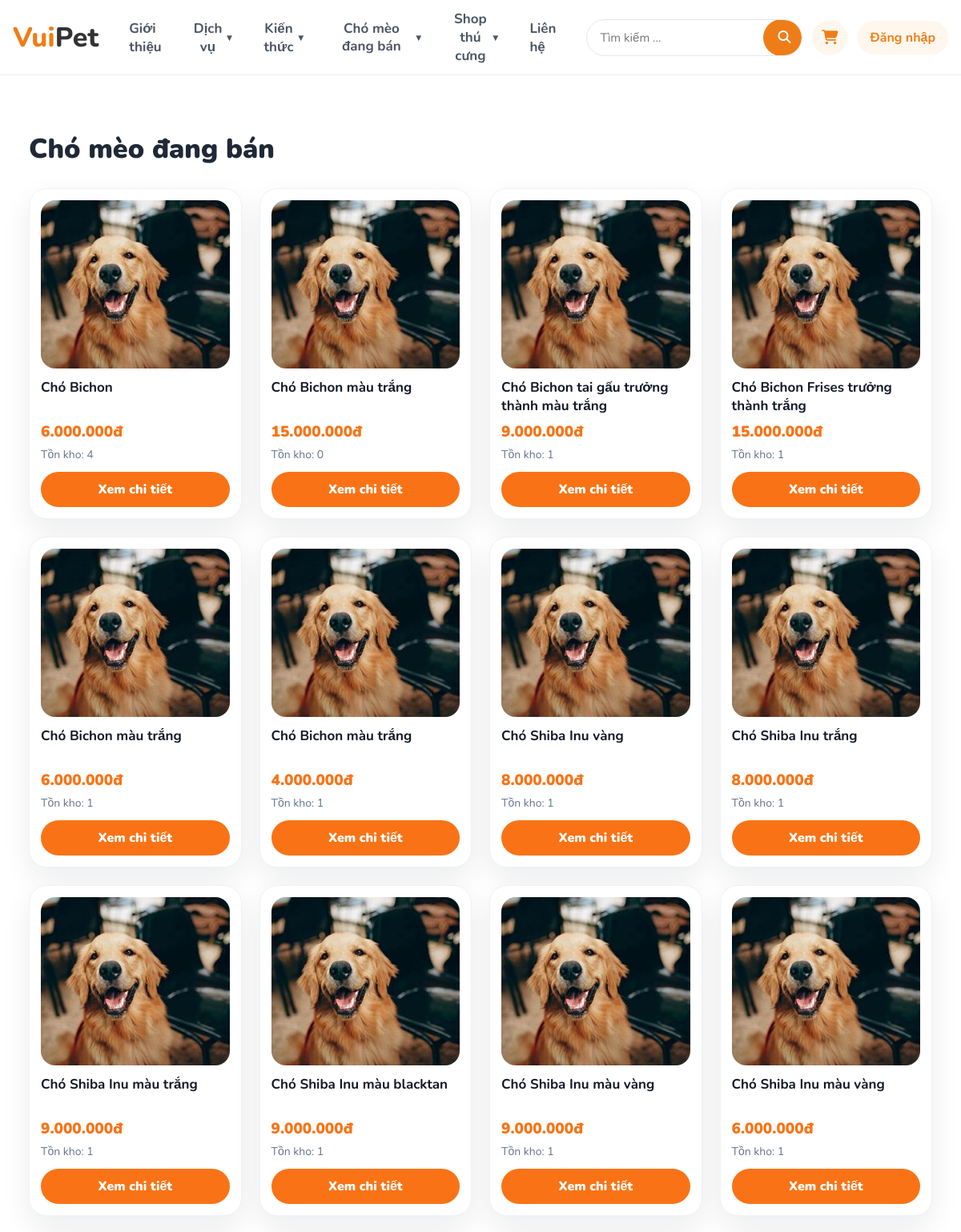
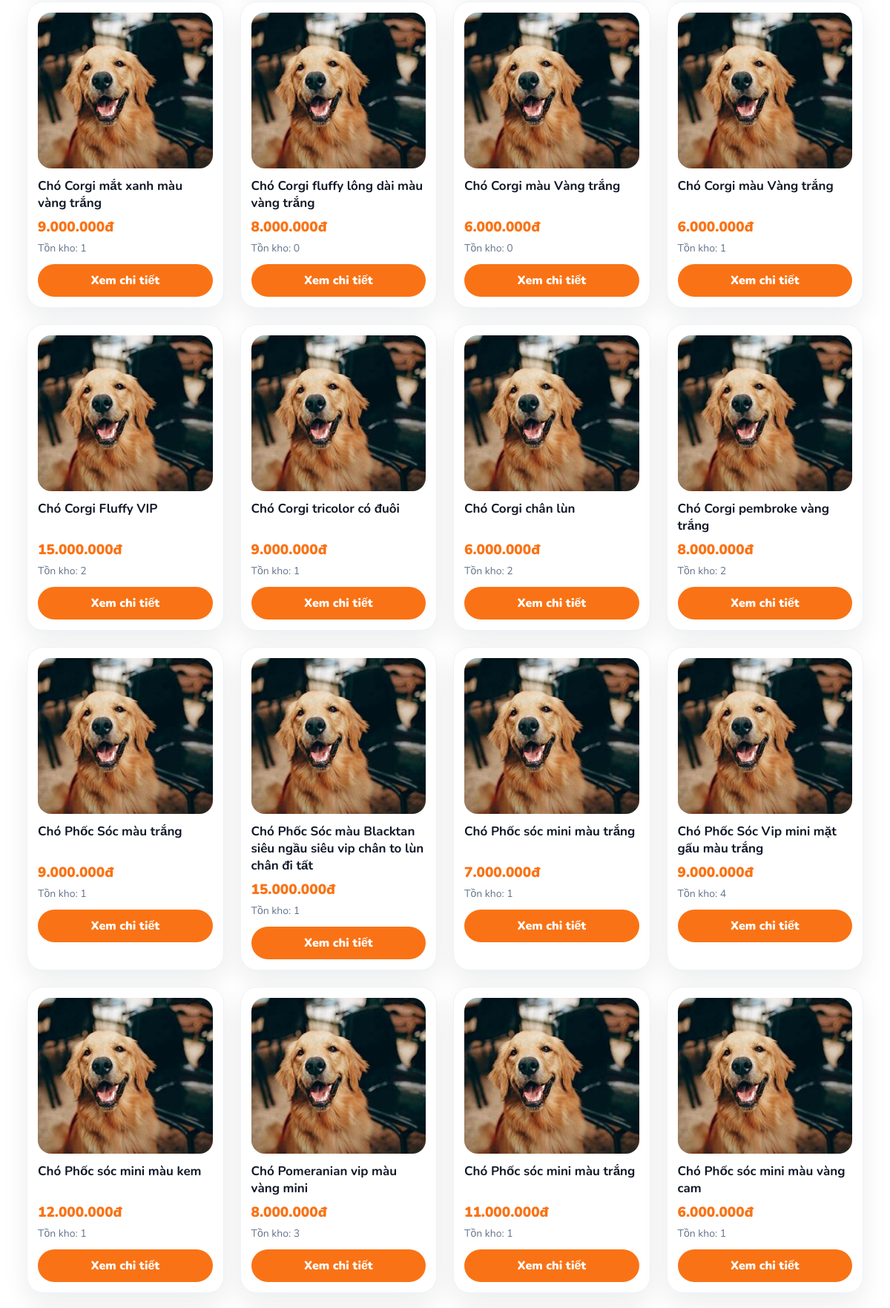
Page /trang_khach/cho_meo_dang_ban/index.php (upper part) on the committed database (2 pictures, top to bottom).
### tables this page shows
CREATE TABLE `san_pham` (
  `id` int(11) NOT NULL,
  `id_danh_muc` int(11) NOT NULL,
  `id_nha_cung_cap` int(11) DEFAULT NULL,
  `ma_sku` varchar(50) NOT NULL,
  `ten_san_pham` varchar(200) NOT NULL,
  `gia_ban` int(11) NOT NULL DEFAULT 0,
  `gia_nhap` int(11) NOT NULL DEFAULT 0,
  `ton_kho` int(11) NOT NULL DEFAULT 0,
  `trang_thai` tinyint(4) NOT NULL DEFAULT 1,
  `hinh_anh` varchar(255) DEFAULT NULL,
  `mo_ta` text DEFAULT NULL,
  `ngay_tao` datetime NOT NULL DEFAULT current_timestamp(),
  `so_luong_ton` int(11) NOT NULL DEFAULT 0
);

### trang_khach/cho_meo_dang_ban/index.php (called while the page is built)
<?php
include __DIR__ . "/../header.php";
$PARENT_IDS = [4, 5, 23];
$PAGE_TITLE = "Chó mèo đang bán";
include __DIR__ . "/../_inc/list_sanpham_nhieu_danh_muc.php";
include __DIR__ . "/../footer_banner.php";
?>

### trang_khach/_inc/list_sanpham_nhieu_danh_muc.php (the view, shortened to what this page needs)
<?php
require_once __DIR__ . "/../../config/ket_noi_csdl.php";
$PARENT_IDS = $PARENT_IDS ?? [];
$PAGE_TITLE = $PAGE_TITLE ?? "Tất cả sản phẩm";
$parentIds = array_map("intval", $PARENT_IDS);
$parentIds = array_filter($parentIds);
$allCategoryIds = $parentIds;
$in = implode(",", $parentIds);
$rsDm = $conn->query("SELECT id FROM danh_muc WHERE id_cha IN ($in)");
while ($dm = $rsDm->fetch_assoc()) {
  $allCategoryIds[] = (int)$dm["id"];
}
$allCategoryIds = array_unique($allCategoryIds);
$inAll = implode(",", $allCategoryIds);
$sql = "
  SELECT id, ten_san_pham, gia_ban, hinh_anh, ton_kho
  FROM san_pham
  WHERE trang_thai = 1
    AND id_danh_muc IN ($inAll)
  ORDER BY id DESC
";
$rs = $conn->query($sql);
function img_url_all($filename) {
  $filename = trim((string)$filename);
  return "/petshop/petshop/assets/uploads/products/" . rawurlencode($filename);
}
?>
<section class="productWrap">
  <h1 class="productTitle"><?= htmlspecialchars($PAGE_TITLE) ?></h1>
  <?php if (!$rs || $rs->num_rows === 0): ?>
    <div class="emptyBox">Chưa có sản phẩm.</div>
  <?php else: ?>
    <div class="productGrid">
      <?php while($sp = $rs->fetch_assoc()): ?>
        <div class="productCard">
          <img src="<?= htmlspecialchars(img_url_all($sp["hinh_anh"] ?? "")) ?>"
               onerror="this.src='/petshop/petshop/assets/uploads/products/no-image.jpg';">
          <h3><?= htmlspecialchars($sp["ten_san_pham"]) ?></h3>
          <div class="productPrice">
            <?= number_format((int)$sp["gia_ban"], 0, ",", ".") ?>đ
          </div>
          <div class="productStock">Tồn kho: <?= (int)$sp["ton_kho"] ?></div>
          <a class="productBtn" href="/petshop/petshop/trang_khach/chi_tiet.php?id=<?= (int)$sp["id"] ?>">
            Xem chi tiết
          </a>
        </div>
      <?php endwhile; ?>
    </div>
  <?php endif; ?>
</section>

### assets/css/vuipet/flatsome.css (style rules this page uses)
html { font-family: sans-serif; -ms-text-size-adjust: 100%; -webkit-text-size-adjust: 100%; box-sizing: border-box; background-attachment: fixed; -webkit-tap-highlight-color: transparent; }
*, *:before, *:after { box-sizing: inherit; }
body { margin: 0; color: #777; font-family: "Nunito", sans-serif; scroll-behavior: smooth; -webkit-font-smoothing: antialiased; -moz-osx-font-smoothing: grayscale; }
article, aside, details, figcaption, figure, footer, header, main, nav, section { display: block; }
img { max-width: 100%; height: auto; display: inline-block; vertical-align: middle; border-style: none; }
a { background-color: transparent; text-decoration: none; color: inherit; }
.container, .row, .container-width, .full-width .ubermenu-nav, body { width: 100%; margin-left: auto; margin-right: auto; }
body { margin: 0; font-family: "Nunito", sans-serif; background: #fff; }
.productGrid { display: grid; grid-template-columns: repeat(3, 1fr); gap: 22px; }
.productCard { background: #fff; border: 1px solid #eee; border-radius: 22px; overflow: hidden; box-shadow: 0 12px 30px rgba(0,0,0,.04); }
.productCard img { width: 100%; height: 240px; object-fit: cover; display: block; }
* { box-sizing: border-box; }
body { margin: 0; font-family: "Nunito", Arial, sans-serif; background: #fff; color: #333; }
a { text-decoration: none; color: inherit; }
img { max-width: 100%; display: block; }

### trang_khach/_inc/list_sanpham_nhieu_danh_muc.php (style rules this page uses)
.productWrap { max-width:1200px;margin:45px auto;padding:0 20px }
.productTitle { font-size:34px;font-weight:900;color:#1f2937;margin-bottom:26px }
.productGrid { display:grid;grid-template-columns:repeat(4,1fr);gap:22px }
.productCard { background:#fff;border-radius:22px;padding:14px;box-shadow:0 14px 35px rgba(15,23,42,.08);border:1px solid #eef2f7 }
.productCard img { width:100%;height:210px;object-fit:cover;border-radius:18px;background:#f1f5f9 }
.productCard h3 { font-size:17px;margin:12px 0 8px;color:#111827;min-height:46px }
.productPrice { color:#f97316;font-weight:900;font-size:19px }
.productStock { color:#64748b;font-size:14px;margin-top:6px }
.productBtn { display:block;margin-top:12px;text-align:center;padding:11px;border-radius:999px;background:#f97316;color:#fff;text-decoration:none;font-weight:900 }

### rows in the picture
san_pham: ten_san_pham "Chó Bichon", gia_ban "6.000.000", ton_kho "4"
san_pham: ten_san_pham "Chó Bichon màu trắng", gia_ban "15.000.000", ton_kho "0"
san_pham: ten_san_pham "Chó Bichon tai gấu trưởng thành màu trắng", gia_ban "9.000.000", ton_kho "1"
san_pham: ten_san_pham "Chó Bichon Frises trưởng thành trắng", gia_ban "15.000.000", ton_kho "1"
san_pham: ten_san_pham "Chó Bichon màu trắng", gia_ban "6.000.000", ton_kho "1"
san_pham: ten_san_pham "Chó Bichon màu trắng", gia_ban "4.000.000", ton_kho "1"
san_pham: ten_san_pham "Chó Shiba Inu vàng", gia_ban "8.000.000", ton_kho "1"
san_pham: ten_san_pham "Chó Shiba Inu trắng", gia_ban "8.000.000", ton_kho "1"
san_pham: ten_san_pham "Chó Shiba Inu màu trắng", gia_ban "9.000.000", ton_kho "1"
san_pham: ten_san_pham "Chó Shiba Inu màu blacktan", gia_ban "9.000.000", ton_kho "1"
san_pham: ten_san_pham "Chó Shiba Inu màu vàng", gia_ban "9.000.000", ton_kho "1"
san_pham: ten_san_pham "Chó Shiba Inu màu vàng", gia_ban "6.000.000", ton_kho "1"
san_pham: ten_san_pham "Chó Corgi mắt xanh màu vàng trắng", gia_ban "9.000.000", ton_kho "1"
san_pham: ten_san_pham "Chó Corgi fluffy lông dài màu vàng trắng", gia_ban "8.000.000", ton_kho "0"
san_pham: ten_san_pham "Chó Corgi màu Vàng trắng", gia_ban "6.000.000", ton_kho "0"
san_pham: ten_san_pham "Chó Corgi màu Vàng trắng", gia_ban "6.000.000", ton_kho "1"
san_pham: ten_san_pham "Chó Corgi Fluffy VIP", gia_ban "15.000.000", ton_kho "2"
san_pham: ten_san_pham "Chó Corgi tricolor có đuôi", gia_ban "9.000.000", ton_kho "1"
san_pham: ten_san_pham "Chó Corgi chân lùn", gia_ban "6.000.000", ton_kho "2"
san_pham: ten_san_pham "Chó Corgi pembroke vàng trắng", gia_ban "8.000.000", ton_kho "2"
san_pham: ten_san_pham "Chó Phốc Sóc màu trắng", gia_ban "9.000.000", ton_kho "1"
san_pham: ten_san_pham "Chó Phốc Sóc màu Blacktan siêu ngầu siêu vip chân to lùn chân đi tất", gia_ban "15.000.000", ton_kho "1"
san_pham: ten_san_pham "Chó Phốc sóc mini màu trắng", gia_ban "7.000.000", ton_kho "1"
san_pham: ten_san_pham "Chó Phốc Sóc Vip mini mặt gấu màu trắng", gia_ban "9.000.000", ton_kho "4"
san_pham: ten_san_pham "Chó Phốc sóc mini màu kem", gia_ban "12.000.000", ton_kho "1"
san_pham: ten_san_pham "Chó Pomeranian vip màu vàng mini", gia_ban "8.000.000", ton_kho "3"
san_pham: ten_san_pham "Chó Phốc sóc mini màu trắng", gia_ban "11.000.000", ton_kho "1"
san_pham: ten_san_pham "Chó Phốc sóc mini màu vàng cam", gia_ban "6.000.000", ton_kho "1"

### other values in the picture
$PAGE_TITLE "Chó mèo đang bán"
